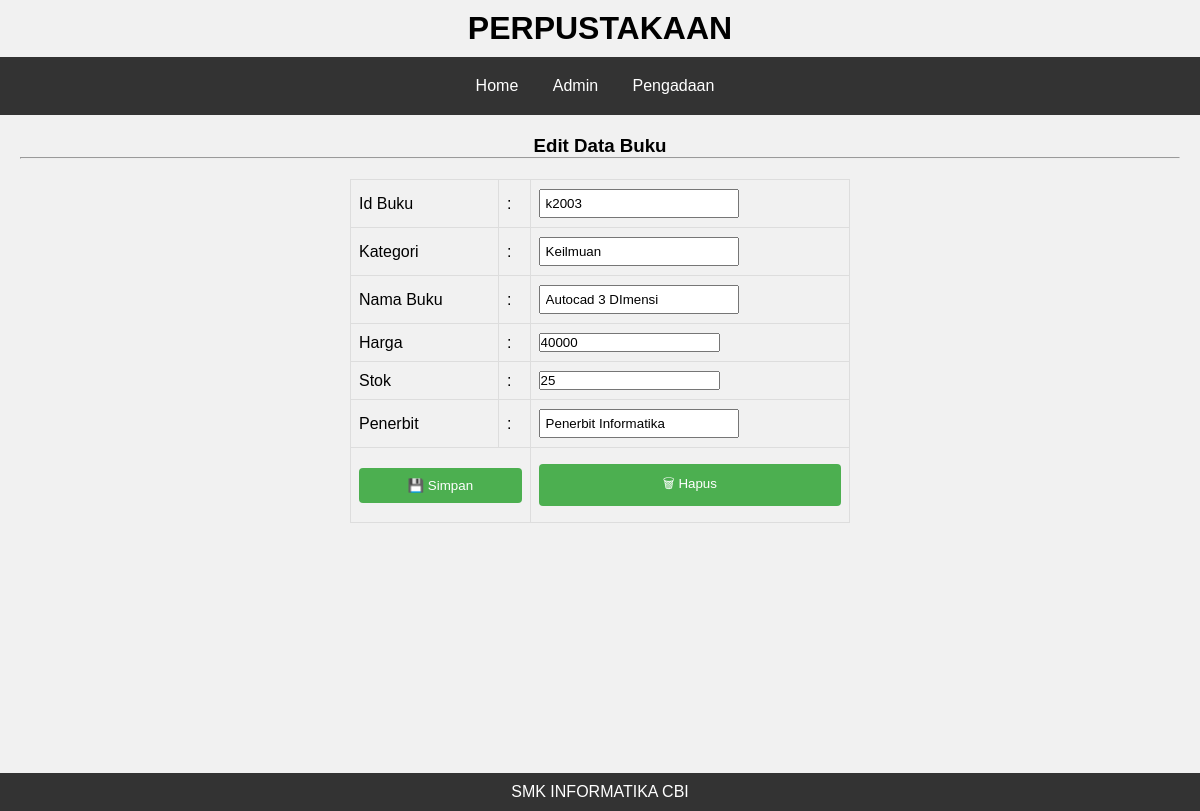
Screenshot of /index.php?content=edit_buku&id=k2003 with the database file from the repository.
### tables this page shows
CREATE TABLE `tbl_buku` (
  `id_buku` varchar(50) NOT NULL,
  `kategori` varchar(50) NOT NULL,
  `nama_buku` varchar(50) NOT NULL,
  `harga` int(50) NOT NULL,
  `stok` int(50) NOT NULL,
  `penerbit` varchar(50) NOT NULL
);

### content/home/edit_buku.php (the view, shortened to what this page needs)
<?php
include '././koneksi.php';
$id_buku = $_GET['id'];
$data_buku = mysqli_query($koneksi, "SELECT * FROM tbl_buku  WHERE id_buku='$id_buku'");
$row = mysqli_fetch_array($data_buku);
?>
<h3>Edit Data Buku</h3>
<hr>
<form action="content/home/edit_buku_act.php" method="post">
	<table>
		<tr>
			<td>Id Buku</td>
			<td>:</td>
			<td>
				<input type="text" name="id_buku" value="<?php echo $row['id_buku'] ?>">
			</td>
		</tr>
		<tr>
			<td>Kategori</td>
			<td>:</td>
			<td>
				<input type="text" name="kategori" value="<?php echo $row['kategori'] ?>">
			</td>
		</tr>
		<tr>
			<td>Nama Buku</td>
			<td>:</td>
			<td>
				<input type="text" name="nama_buku" value="<?php echo $row['nama_buku'] ?>">
			</td>
		</tr>
		<tr>
			<td>Harga</td>
			<td>:</td>
			<td>
				<input type="number" name="harga" value="<?php echo $row['harga'] ?>">
			</td>
		</tr>
		<tr>
			<td>Stok</td>
			<td>:</td>
			<td>
				<input type="number" name="stok" value="<?php echo $row['stok'] ?>">
			</td>
		</tr>
		<tr>
			<td>Penerbit</td>
			<td>:</td>
			<td>
				<input type="text" name="penerbit" value="<?php echo $row['penerbit'] ?>">
			</td>
		</tr>
			<td colspan="2">
				<button type="submit">&#128190; Simpan</button>
			</td>
			<td>
				<button type="reset">&#128465; Hapus</button>
			</td>
	</table>
</form>

### design/index.css (style rules this page uses)
body { font-family: Arial, sans-serif; margin: 0; }

### design/penerbit.css (style rules this page uses)
* { padding: 0; margin: 0; }
table { width: 100%; border-collapse: collapse; margin: 20px 0; }
th, td { border: 1px solid #ddd; padding: 8px; text-align: left; }
form { display: inline-block; text-align: right; margin-bottom: 10px; }
input[type="text"] { width: 200px; padding: 5px; margin-left: 10px; }

### design/tambah_penerbit.css (style rules this page uses)
form { width: 500px; margin: 0 auto; }
table { border-collapse: collapse; width: 100%; }
th, td { padding: 8px; text-align: left; border-bottom: 1px solid #ddd; }
input[type=text], input[type=number], textarea { margin: 1px 0; box-sizing: border-box; }
button[type=submit], button[type=reset] { width: 100%; background-color: #4CAF50; color: white; padding: 10px 15px; margin: 8px 0; border: none; border-radius: 4px; cursor: pointer; }

### rows the page displays
tbl_buku: id_buku "k2003", kategori "Keilmuan", nama_buku "Autocad 3 DImensi", harga "40000", stok "25", penerbit "Penerbit Informatika"
